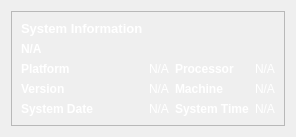
            <widget class="QWidget" name="system_info">
             <layout class="QVBoxLayout" name="verticalLayout_8">
              <item alignment="Qt::AlignTop">
               <widget class="QFrame" name="frame_6">
                <property name="frameShape">
                 <enum>QFrame::StyledPanel</enum>
                </property>
                <property name="frameShadow">
                 <enum>QFrame::Raised</enum>
                </property>
                <layout class="QGridLayout" name="gridLayout_6">
                 <item row="4" column="1">
                  <widget class="QLabel" name="system_date">
                   <property name="text">
                    <string>&lt;html&gt;&lt;head/&gt;&lt;body&gt;&lt;p&gt;&lt;span style=&quot; color:#ffffff;&quot;&gt;N/A&lt;/span&gt;&lt;/p&gt;&lt;/body&gt;&lt;/html&gt;</string>
                   </property>
                  </widget>
                 </item>
                 <item row="2" column="2">
                  <widget class="QLabel" name="label_49">
                   <property name="font">
                    <font>
                     <weight>75</weight>
                     <bold>true</bold>
                    </font>
                   </property>
                   <property name="text">
                    <string>&lt;html&gt;&lt;head/&gt;&lt;body&gt;&lt;p&gt;&lt;span style=&quot; color:#ffffff;&quot;&gt;Processor&lt;/span&gt;&lt;/p&gt;&lt;/body&gt;&lt;/html&gt;</string>
                   </property>
                  </widget>
                 </item>
                 <item row="3" column="2">
                  <widget class="QLabel" name="label_50">
                   <property name="font">
                    <font>
                     <weight>75</weight>
                     <bold>true</bold>
                    </font>
                   </property>
                   <property name="text">
                    <string>&lt;html&gt;&lt;head/&gt;&lt;body&gt;&lt;p&gt;&lt;span style=&quot; color:#ffffff;&quot;&gt;Machine&lt;/span&gt;&lt;/p&gt;&lt;/body&gt;&lt;/html&gt;</string>
                   </property>
                  </widget>
                 </item>
                 <item row="3" column="0">
                  <widget class="QLabel" name="label_44">
                   <property name="font">
                    <font>
                     <weight>75</weight>
                     <bold>true</bold>
                    </font>
                   </property>
                   <property name="text">
                    <string>&lt;html&gt;&lt;head/&gt;&lt;body&gt;&lt;p&gt;&lt;span style=&quot; color:#ffffff;&quot;&gt;Version&lt;/span&gt;&lt;/p&gt;&lt;/body&gt;&lt;/html&gt;</string>
                   </property>
                  </widget>
                 </item>
                 <item row="2" column="1">
                  <widget class="QLabel" name="platform">
                   <property name="text">
                    <string>&lt;html&gt;&lt;head/&gt;&lt;body&gt;&lt;p&gt;&lt;span style=&quot; color:#ffffff;&quot;&gt;N/A&lt;/span&gt;&lt;/p&gt;&lt;/body&gt;&lt;/html&gt;</string>
                   </property>
                  </widget>
                 </item>
                 <item row="1" column="0">
                  <widget class="QLabel" name="operating_system">
                   <property name="font">
                    <font>
                     <weight>75</weight>
                     <bold>true</bold>
                    </font>
                   </property>
                   <property name="text">
                    <string>&lt;html&gt;&lt;head/&gt;&lt;body&gt;&lt;p&gt;&lt;span style=&quot; color:#ffffff;&quot;&gt;N/A&lt;/span&gt;&lt;/p&gt;&lt;/body&gt;&lt;/html&gt;</string>
                   </property>
                  </widget>
                 </item>
                 <item row="4" column="0">
                  <widget class="QLabel" name="label_45">
                   <property name="font">
                    <font>
                     <weight>75</weight>
                     <bold>true</bold>
                    </font>
                   </property>
                   <property name="text">
                    <string>&lt;html&gt;&lt;head/&gt;&lt;body&gt;&lt;p&gt;&lt;span style=&quot; color:#ffffff;&quot;&gt;System Date&lt;/span&gt;&lt;/p&gt;&lt;/body&gt;&lt;/html&gt;</string>
                   </property>
                  </widget>
                 </item>
                 <item row="0" column="0">
                  <widget class="QLabel" name="label_41">
                   <property name="font">
                    <font>
                     <pointsize>10</pointsize>
                     <weight>75</weight>
                     <bold>true</bold>
                    </font>
                   </property>
                   <property name="text">
                    <string>&lt;html&gt;&lt;head/&gt;&lt;body&gt;&lt;p&gt;&lt;span style=&quot; color:#ffffff;&quot;&gt;System Information&lt;/span&gt;&lt;/p&gt;&lt;/body&gt;&lt;/html&gt;</string>
                   </property>
                  </widget>
                 </item>
                 <item row="2" column="0">
                  <widget class="QLabel" name="label_43">
                   <property name="font">
                    <font>
                     <weight>75</weight>
                     <bold>true</bold>
                    </font>
                   </property>
                   <property name="text">
                    <string>&lt;html&gt;&lt;head/&gt;&lt;body&gt;&lt;p&gt;&lt;span style=&quot; color:#ffffff;&quot;&gt;Platform&lt;/span&gt;&lt;/p&gt;&lt;/body&gt;&lt;/html&gt;</string>
                   </property>
                  </widget>
                 </item>
                 <item row="4" column="2">
                  <widget class="QLabel" name="label_51">
                   <property name="font">
                    <font>
                     <weight>75</weight>
                     <bold>true</bold>
                    </font>
                   </property>
                   <property name="text">
                    <string>&lt;html&gt;&lt;head/&gt;&lt;body&gt;&lt;p&gt;&lt;span style=&quot; color:#ffffff;&quot;&gt;System Time&lt;/span&gt;&lt;/p&gt;&lt;/body&gt;&lt;/html&gt;</string>
                   </property>
                  </widget>
                 </item>
                 <item row="3" column="1">
                  <widget class="QLabel" name="version">
                   <property name="text">
                    <string>&lt;html&gt;&lt;head/&gt;&lt;body&gt;&lt;p&gt;&lt;span style=&quot; color:#ffffff;&quot;&gt;N/A&lt;/span&gt;&lt;/p&gt;&lt;/body&gt;&lt;/html&gt;</string>
                   </property>
                  </widget>
                 </item>
                 <item row="2" column="3">
                  <widget class="QLabel" name="processor">
                   <property name="text">
                    <string>&lt;html&gt;&lt;head/&gt;&lt;body&gt;&lt;p&gt;&lt;span style=&quot; color:#ffffff;&quot;&gt;N/A&lt;/span&gt;&lt;/p&gt;&lt;/body&gt;&lt;/html&gt;</string>
                   </property>
                  </widget>
                 </item>
                 <item row="3" column="3">
                  <widget class="QLabel" name="machine">
                   <property name="text">
                    <string>&lt;html&gt;&lt;head/&gt;&lt;body&gt;&lt;p&gt;&lt;span style=&quot; color:#ffffff;&quot;&gt;N/A&lt;/span&gt;&lt;/p&gt;&lt;/body&gt;&lt;/html&gt;</string>
                   </property>
                  </widget>
                 </item>
                 <item row="4" column="3">
                  <widget class="QLabel" name="system_time">
                   <property name="text">
                    <string>&lt;html&gt;&lt;head/&gt;&lt;body&gt;&lt;p&gt;&lt;span style=&quot; color:#ffffff;&quot;&gt;N/A&lt;/span&gt;&lt;/p&gt;&lt;/body&gt;&lt;/html&gt;</string>
                   </property>
                  </widget>
                 </item>
                </layout>
               </widget>
              </item>
             </layout>
            </widget>
